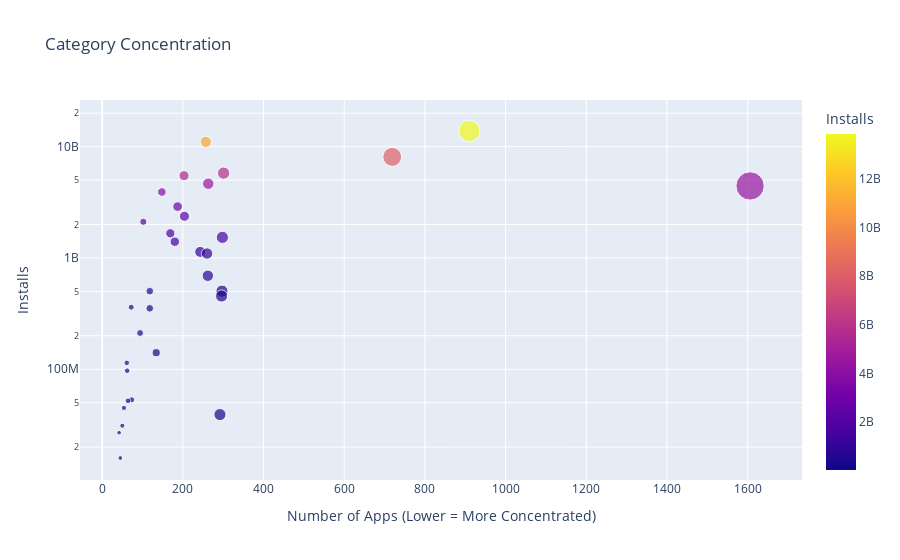

Notebook cell for this chart:
### Code cell
scatter = px.scatter(cat_merged_df,
                     x='App',
                     y='Installs',
                     title='Category Concentration',
                     hover_name=cat_merged_df.index,
                     size='App',
                     color='Installs')

scatter.update_layout(xaxis_title='Number of Apps (Lower = More Concentrated)', yaxis_title="Installs", yaxis=dict(type='log'))

scatter.show()

### Figure 1 — Plotly figure (JSON) as saved in the notebook; plotly's stock layout.template omitted (floating-point values rounded to 4 significant figures)
{"data": [{"hovertemplate": "<b>%{hovertext}</b><br><br>App=%{marker.size}<br>Installs=%{marker.color}<extra></extra>", "hovertext": ["GAME", "COMMUNICATION", "TOOLS", "PRODUCTIVITY", "SOCIAL", "PHOTOGRAPHY", "FAMILY", "VIDEO_PLAYERS", "TRAVEL_AND_LOCAL", "NEWS_AND_MAGAZINES", "ENTERTAINMENT", "BOOKS_AND_REFERENCE", "PERSONALIZATION", "SHOPPING", "HEALTH_AND_FITNESS", "SPORTS", "BUSINESS", "LIFESTYLE", "MAPS_AND_NAVIGATION", "FINANCE", "WEATHER", "EDUCATION", "FOOD_AND_DRINK", "DATING", "ART_AND_DESIGN", "HOUSE_AND_HOME", "AUTO_AND_VEHICLES", "LIBRARIES_AND_DEMO", "COMICS", "MEDICAL", "PARENTING", "BEAUTY", "EVENTS"], "legendgroup": "", "marker": {"color": [13858762717, 11039241530, 8099724500, 5788070180, 5487841475, 4649143130, 4437554490, 3916897200, 2894859300, 2369110650, 2113660000, 1665791655, 1532352930, 1400331540, 1134006220, 1096431465, 692018120, 503611120, 503267560, 455249400, 361096500, 352852000, 211677750, 140912410, 114233100, 97082000, 53129800, 52083000, 44931100, 39162676, 31116110, 26916200, 15949410], "coloraxis": "coloraxis", "size": [910, 257, 719, 301, 203, 263, 1606, 148, 187, 204, 102, 169, 298, 180, 243, 260, 262, 297, 118, 296, 72, 118, 94, 134, 61, 62, 73, 64, 54, 292, 50, 42, 45], "sizemode": "area", "sizeref": 4.015, "symbol": "circle"}, "mode": "markers", "name": "", "orientation": "v", "showlegend": false, "type": "scatter", "x": [910, 257, 719, 301, 203, 263, 1606, 148, 187, 204, 102, 169, 298, 180, 243, 260, 262, 297, 118, 296, 72, 118, 94, 134, 61, 62, 73, 64, 54, 292, 50, 42, 45], "xaxis": "x", "y": [13858762717, 11039241530, 8099724500, 5788070180, 5487841475, 4649143130, 4437554490, 3916897200, 2894859300, 2369110650, 2113660000, 1665791655, 1532352930, 1400331540, 1134006220, 1096431465, 692018120, 503611120, 503267560, 455249400, 361096500, 352852000, 211677750, 140912410, 114233100, 97082000, 53129800, 52083000, 44931100, 39162676, 31116110, 26916200, 15949410], "yaxis": "y"}], "layout": {"coloraxis": {"colorbar": {"title": {"text": "Installs"}}, "colorscale": [[0, "#0d0887"], [0.1111, "#46039f"], [0.2222, "#7201a8"], [0.3333, "#9c179e"], [0.4444, "#bd3786"], [0.5556, "#d8576b"], [0.6667, "#ed7953"], [0.7778, "#fb9f3a"], [0.8889, "#fdca26"], [1, "#f0f921"]]}, "legend": {"itemsizing": "constant", "tracegroupgap": 0}, "title": {"text": "Category Concentration"}, "xaxis": {"anchor": "y", "domain": [0, 1], "title": {"text": "Number of Apps (Lower = More Concentrated)"}}, "yaxis": {"anchor": "x", "domain": [0, 1], "title": {"text": "Installs"}, "type": "log"}}}
